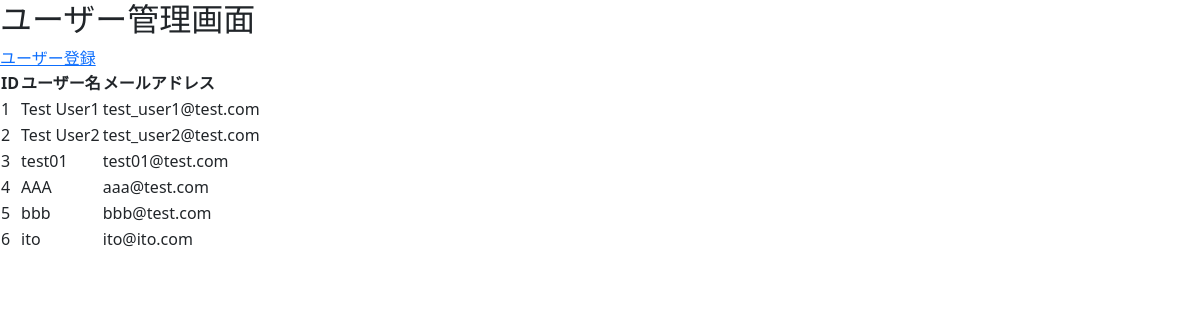
Screenshot of /user_maintenance with the database file from the repository.
### app.py (models this page shows, shortened)
class User(db.Model, UserMixin):
  __tablename__ = 'user'
  id = db.Column(db.Integer, primary_key = True)
  email = db.Column(db.String(64), unique=True, index=True)
  username = db.Column(db.String(64), unique=True, index=True)
  password_hash = db.Column(db.String(128))
  todo = db.relationship('Todo', backref='author', lazy='dynamic')
  @property
  def password(self):
    raise AttributeError('password is not a readable attribute')

### app.py (the view)
@app.route("/user_maintenance")
def user_maintenance():
  users = User.query.all()
  return render_template("user_maintenance.html", users=users)

### templates/user_maintenance.html
{% extends "base.html" %}
{% block content %}
<h2>ユーザー管理画面</h2>
<div>
  <a href="{{ url_for('register' )}}">
      ユーザー登録
  </a>
</div>
<table>
  <thead>
      <tr>
          <th>ID</th>
          <th>ユーザー名</th>
          <th>メールアドレス</th>
      </tr>
  </thead>
  <tbody>
    {% for user in users %}
      <tr>
          <td>{{ user.id }} </td>
          <td>{{ user.username }}</td>
          <td>{{ user.email }}</td>
      </tr>
    {% endfor %}
  </tbody>
</table>
{% endblock %}

### templates/base.html (shortened to what this page needs)
<!DOCTYPE html>
<html lang="ja">
<head>
    <link rel="stylesheet"  href="/static/css/style.css">
    <link href="https://cdn.jsdelivr.net/npm/bootstrap@5.0.2/dist/css/bootstrap.min.css" rel="stylesheet">
</head>
<body>
  {% block content%}
  {% endblock %}
</body>
</html>

### static/css/style.css (style rules this page uses)
table { border-collapse: separate; border-spacing: 0px 5px; }

### rows the page displays
User: id "1", username "Test User1", email "test_user1@test.com"
User: id "2", username "Test User2", email "test_user2@test.com"
User: id "3", username "test01", email "test01@test.com"
User: id "4", username "AAA", email "aaa@test.com"
User: id "5", username "bbb", email "bbb@test.com"
User: id "6", username "ito", email "ito@ito.com"
